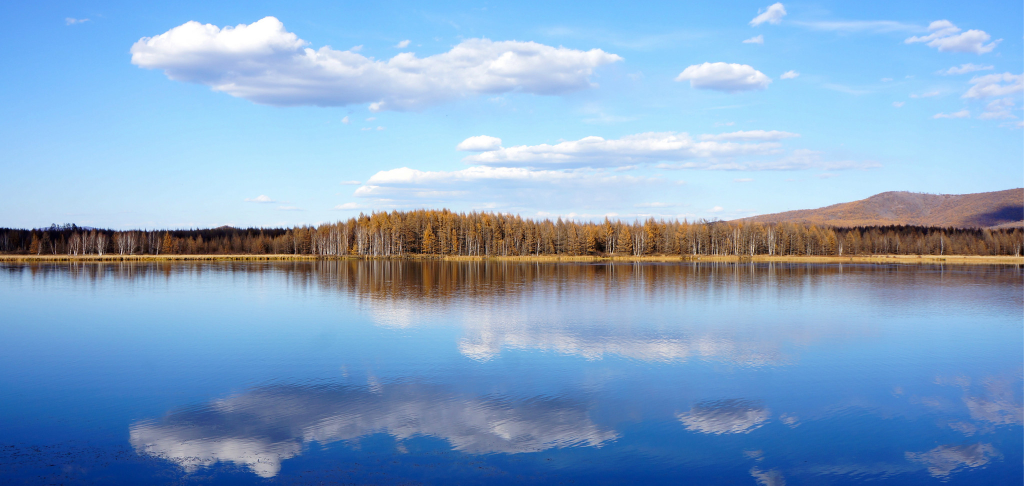
#> input picture test.jpg, 2048 x 971 px (shown at 1/2 size)
$ python gray-image-equalization.py
#> lines starting #> are read from the running program, lines starting #| are printed output that depends on the picture
from PIL import Image
from pylab import *
import numpy

def histeq(im,nbr_bins = 256):
    """对一幅灰度图像进行直方图均衡化"""
    #计算图像的直方图
    #在numpy中，也提供了一个计算直方图的函数histogram(),第一个返回的是直方图的统计量，第二个为每个bins的中间值
    imhist,bins = numpy.histogram(im.flatten(),nbr_bins)
    cdf = imhist.cumsum()   #
    cdf = 255.0 * cdf / cdf[-1]
    #使用累积分布函数的线性插值，计算新的像素值
    im2 = interp(im.flatten(),bins[:-1],cdf)
    return im2.reshape(im.shape),cdf

img = Image.open('test.jpg')
#> img is the input picture: PIL image 2048x971 RGB; mean R, G, B 132.3, 164.9, 199.6
subplot(321)
axis('off')
imshow(img)

gray()
img_gray = Image.open('test.jpg').convert('L')
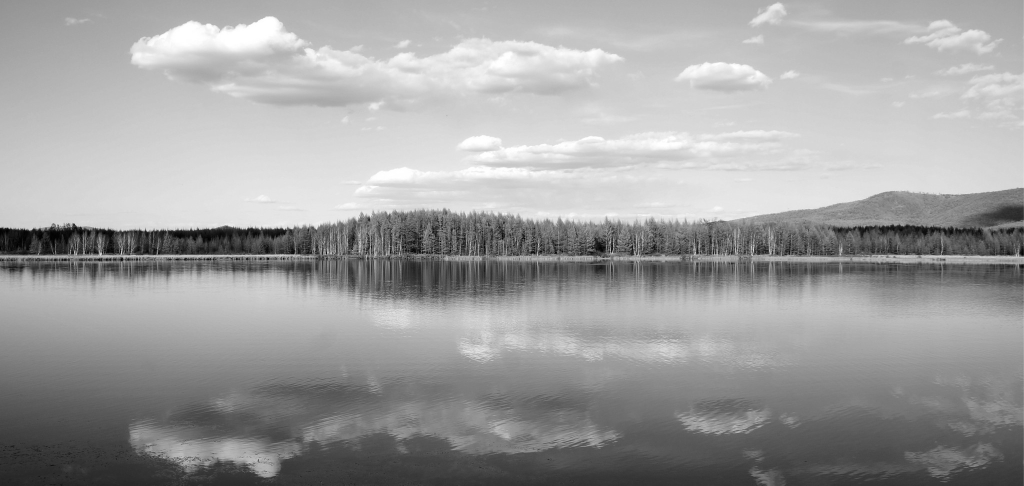
#> img_gray: PIL image 2048x971 L (shown at 1/2 size); min 0, max 255, mean 159.1
subplot(322)
axis('off')
imshow(img_gray)

im=array(img_gray)
subplot(323)
hist(im.flatten(), 128)
plt.xlim([0,260])
plt.ylim([0,60000])


img_gray2,cdf=histeq(im)
#> in histeq, `imhist,bins = numpy.histogram(im.flatten(),nbr_bins)`: imhist = 256 values, max 26631 at index 214, min 20 at index 0, mean 7768; bins = 257 values from 0 to 255
#> in histeq, `cdf = imhist.cumsum()`: cdf = 256 values from 20 to 1988608
#> in histeq, `cdf = 255.0 * cdf / cdf[-1]`: cdf = 256 values from 0.00256 to 255
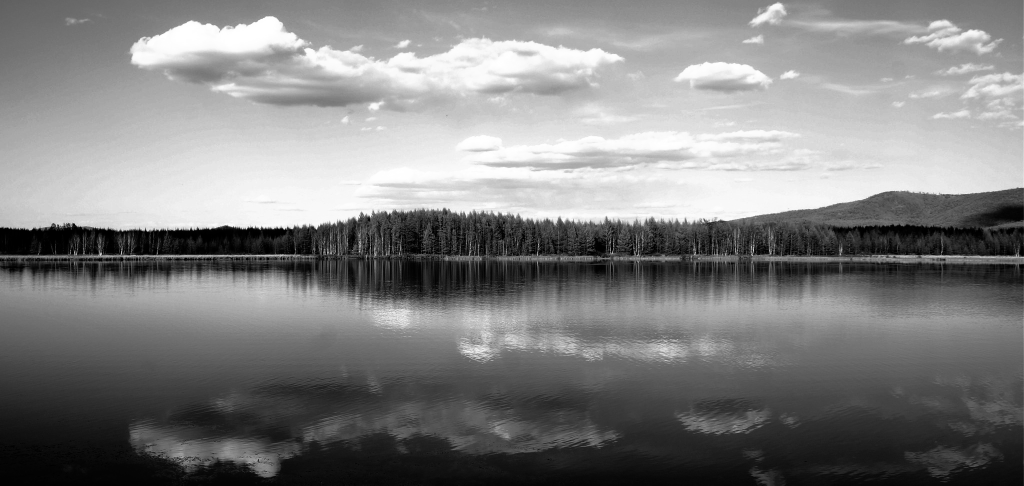
#> img_gray2: shape (971, 2048) float64 (shown at 1/2 size); min 0.00256, max 255, mean 129.3
#> cdf = 256 values from 0.00256 to 255
subplot(324)
axis('off')
imshow(img_gray2)

im2=array(img_gray2)
subplot(325)
hist(im2.flatten(), 128)
plt.xlim([0,260])
plt.ylim([0,60000])
show()
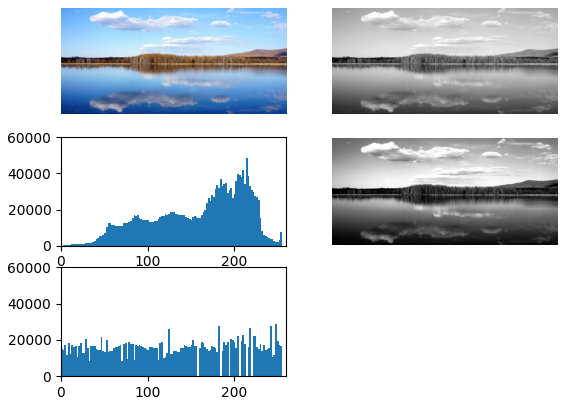
#> figure drawn by matplotlib, 5 panels; panel 3: tallest bar 48624 high, from x = 213.2 to 215.2; panel 5: tallest bar 28777 high, from x = 247 to 249
